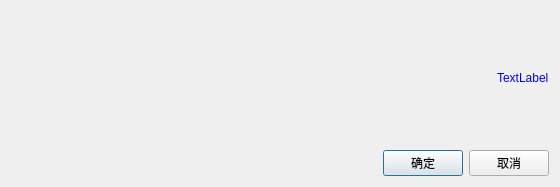
<?xml version="1.0" encoding="UTF-8"?>
<ui version="4.0">
 <class>labelprint_goodinfo_select_dialog</class>
 <widget class="QDialog" name="labelprint_goodinfo_select_dialog">
  <property name="geometry">
   <rect>
    <x>0</x>
    <y>0</y>
    <width>560</width>
    <height>187</height>
   </rect>
  </property>
  <property name="windowTitle">
   <string>Dialog</string>
  </property>
  <property name="outer_stylesheet" stdset="0">
   <string>dialog_hasborder</string>
  </property>
  <layout class="QVBoxLayout" name="verticalLayout" stretch="1,0">
   <item>
    <layout class="QHBoxLayout" name="horizontalLayout" stretch="1,0">
     <item>
      <widget class="QWidget" name="widget" native="true"/>
     </item>
     <item>
      <widget class="QLabel" name="label_explain">
       <property name="styleSheet">
        <string notr="true">color:blue;</string>
       </property>
       <property name="text">
        <string>TextLabel</string>
       </property>
       <property name="wordWrap">
        <bool>false</bool>
       </property>
      </widget>
     </item>
    </layout>
   </item>
   <item>
    <layout class="QHBoxLayout" name="horizontalLayout_2">
     <item>
      <spacer name="horizontalSpacer">
       <property name="orientation">
        <enum>Qt::Horizontal</enum>
       </property>
       <property name="sizeHint" stdset="0">
        <size>
         <width>40</width>
         <height>20</height>
        </size>
       </property>
      </spacer>
     </item>
     <item>
      <widget class="lds_toolbar_button_nowrap" name="pushButton">
       <property name="text">
        <string>确定</string>
       </property>
       <property name="icon">
        <iconset resource="peripheral.qrc">
         <normaloff>:/image/ok.png</normaloff>:/image/ok.png</iconset>
       </property>
      </widget>
     </item>
     <item>
      <widget class="lds_toolbar_button_nowrap" name="pushButton_2">
       <property name="text">
        <string>取消</string>
       </property>
       <property name="icon">
        <iconset resource="peripheral.qrc">
         <normaloff>:/image/exit.png</normaloff>:/image/exit.png</iconset>
       </property>
      </widget>
     </item>
    </layout>
   </item>
  </layout>
 </widget>
 <customwidgets>
  <customwidget>
   <class>lds_toolbar_button_nowrap</class>
   <extends>QPushButton</extends>
   <header>lds_toolbar_button_nowrap.h</header>
  </customwidget>
 </customwidgets>
 <resources>
  <include location="peripheral.qrc"/>
 </resources>
 <connections/>
</ui>
